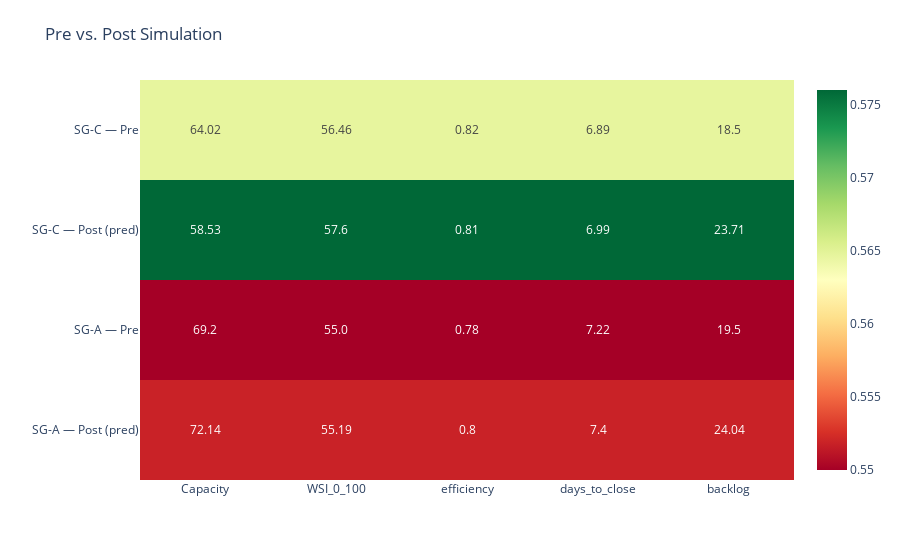

Source (notebook cell):
### Code cell
# --- Corrected Cell 7: Consolidated "What-If" Scenario ---
print("This tool simulates moving employees between teams to see the projected impact.")

# 1. Define your hypothetical moves
moves = [
    {"from": "SG-A", "to": "SG-C", "n": 5}
]

# 2. Build the baseline scores dataframe needed for the pipeline
scores_baseline = scores[[cols.date, cols.alias, "Capacity_Score_0_100"]].dropna().copy()

# 3. Define the WSI calculation parameters
wsi_kwargs = dict(
    date_col="_date_",
    alias_col="alias",
    sg_col="StaffGroup",
    cap_col="Capacity_Score_0_100",
    cases_col="numCases",
    complexity_col="complexity",
    linearity_col="LinearityScore",
    sev_cols=("currentSev1", "currentSevA", "currentSevB"),
    weekend_col="IsClosedOnWeekend",
    x24_col="Is24X7OptedIn",
    baseline_window_months=12,
    persist_window_months=8,
    high_cap_thresh=75.0,
    w_workload=0.30,
    w_cap_dev=0.30,
    w_persist=0.15,
    w_complex=0.15,
    w_time=0.10,
    q_low=0.05,
    q_high=0.95,
    team_aggregate="median",
    distribution="gaussian",
    feature_range=(10, 100)
)

# --- NEW: Define the outcome metrics to predict ---
modeler_targets = ("WSI_0_100", "efficiency", "days_to_close", "backlog")


# 4. Run the consolidated simulation pipeline
grid_pre, grid_post, combined, fig, mse_report, sanity_df = pre_post_tree_pipeline(
    df_in=df_full,
    scores_baseline=scores_baseline,
    month=df_full['_date_'].max().strftime('%Y-%m'),
    moves=moves,
    # The 'cols=cols' argument has been removed as it is not an expected parameter.
    compute_wsi_fn=compute_capacity_centric_wsi,
    wsi_kwargs=wsi_kwargs,
    targets=modeler_targets,
    only_impacted=True
)

# 6. Display the results
print("\n--- Sanity Check: Typical Metric Ranges (based on pre-move data) ---")
display(sanity_df)

print("\n--- Simulation Results: Comparing 'Before' vs. 'After' ---")
fig.show()

print("\n--- Detailed Dataframes ---")
display(combined)

# --- ADD THIS TO SAVE THE PLOT ---
# Define a path for the simulation heatmap
simulation_heatmap_path = "simulation_heatmap.png"

# Save the Plotly figure as a static image
# You may need to run: pip install -U kaleido
fig.write_image(simulation_heatmap_path)

print(f"✅ Simulation heatmap saved to: {simulation_heatmap_path}")

### Figure 1 — Plotly figure (JSON) as saved in the notebook; plotly's stock layout.template omitted (floating-point values rounded to 4 significant figures)
{"data": [{"colorscale": [[0, "rgb(0,104,55)"], [0.1, "rgb(26,152,80)"], [0.2, "rgb(102,189,99)"], [0.3, "rgb(166,217,106)"], [0.4, "rgb(217,239,139)"], [0.5, "rgb(255,255,191)"], [0.6, "rgb(254,224,139)"], [0.7, "rgb(253,174,97)"], [0.8, "rgb(244,109,67)"], [0.9, "rgb(215,48,39)"], [1, "rgb(165,0,38)"]], "reversescale": true, "text": [["72.14", "55.19", "0.8", "7.4", "24.04"], ["69.2", "55.0", "0.78", "7.22", "19.5"], ["58.53", "57.6", "0.81", "6.99", "23.71"], ["64.02", "56.46", "0.82", "6.89", "18.5"]], "texttemplate": "%{text}", "type": "heatmap", "x": ["Capacity", "WSI_0_100", "efficiency", "days_to_close", "backlog"], "y": ["SG-A — Post (pred)", "SG-A — Pre", "SG-C — Post (pred)", "SG-C — Pre"], "z": [[0.5519, 0.5519, 0.5519, 0.5519, 0.5519], [0.55, 0.55, 0.55, 0.55, 0.55], [0.576, 0.576, 0.576, 0.576, 0.576], [0.5646, 0.5646, 0.5646, 0.5646, 0.5646]]}], "layout": {"margin": {"l": 140, "t": 80}, "title": {"text": "Pre vs. Post Simulation"}}}
